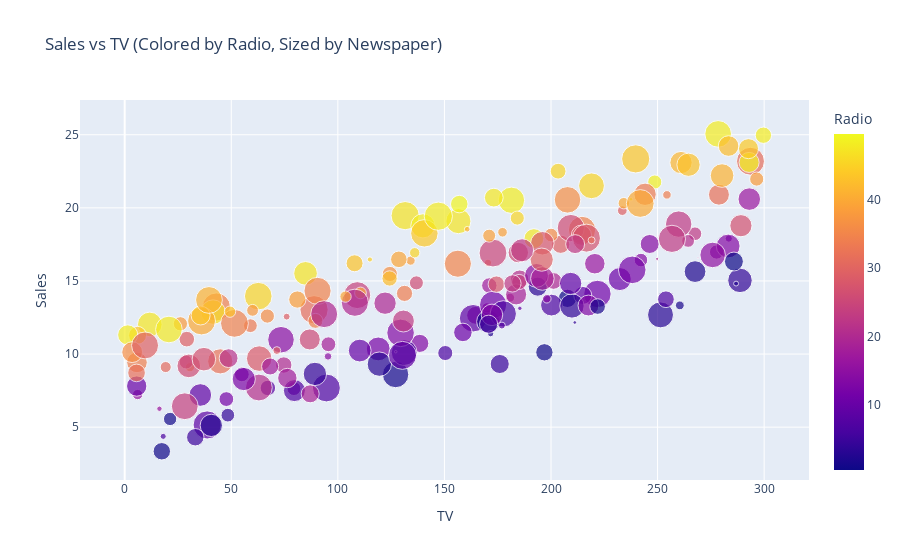

The code cell stored with this chart in its notebook:
### Code cell
fig = px.scatter(df, x='TV', y='Sales', color='Radio', size='Newspaper',
                 title='Sales vs TV (Colored by Radio, Sized by Newspaper)')
fig.show()

### Figure 1 — Plotly figure (JSON) as saved in the notebook; plotly's stock layout.template omitted (floating-point values rounded to 4 significant figures; data arrays with more than 128 entries replaced by an {"elided": "..."} marker saying what was removed)
{"data": [{"hovertemplate": "TV=%{x}<br>Sales=%{y}<br>Newspaper=%{marker.size}<br>Radio=%{marker.color}<extra></extra>", "legendgroup": "", "marker": {"color": {"elided": "200 float values"}, "coloraxis": "coloraxis", "size": {"elided": "200 float values"}, "sizemode": "area", "sizeref": 0.1247, "symbol": "circle"}, "mode": "markers", "name": "", "orientation": "v", "showlegend": false, "type": "scatter", "x": {"elided": "200 float values"}, "xaxis": "x", "y": {"elided": "200 float values"}, "yaxis": "y"}], "layout": {"coloraxis": {"colorbar": {"title": {"text": "Radio"}}, "colorscale": [[0, "#0d0887"], [0.1111, "#46039f"], [0.2222, "#7201a8"], [0.3333, "#9c179e"], [0.4444, "#bd3786"], [0.5556, "#d8576b"], [0.6667, "#ed7953"], [0.7778, "#fb9f3a"], [0.8889, "#fdca26"], [1, "#f0f921"]]}, "legend": {"itemsizing": "constant", "tracegroupgap": 0}, "title": {"text": "Sales vs TV (Colored by Radio, Sized by Newspaper)"}, "xaxis": {"anchor": "y", "domain": [0, 1], "title": {"text": "TV"}}, "yaxis": {"anchor": "x", "domain": [0, 1], "title": {"text": "Sales"}}}}
